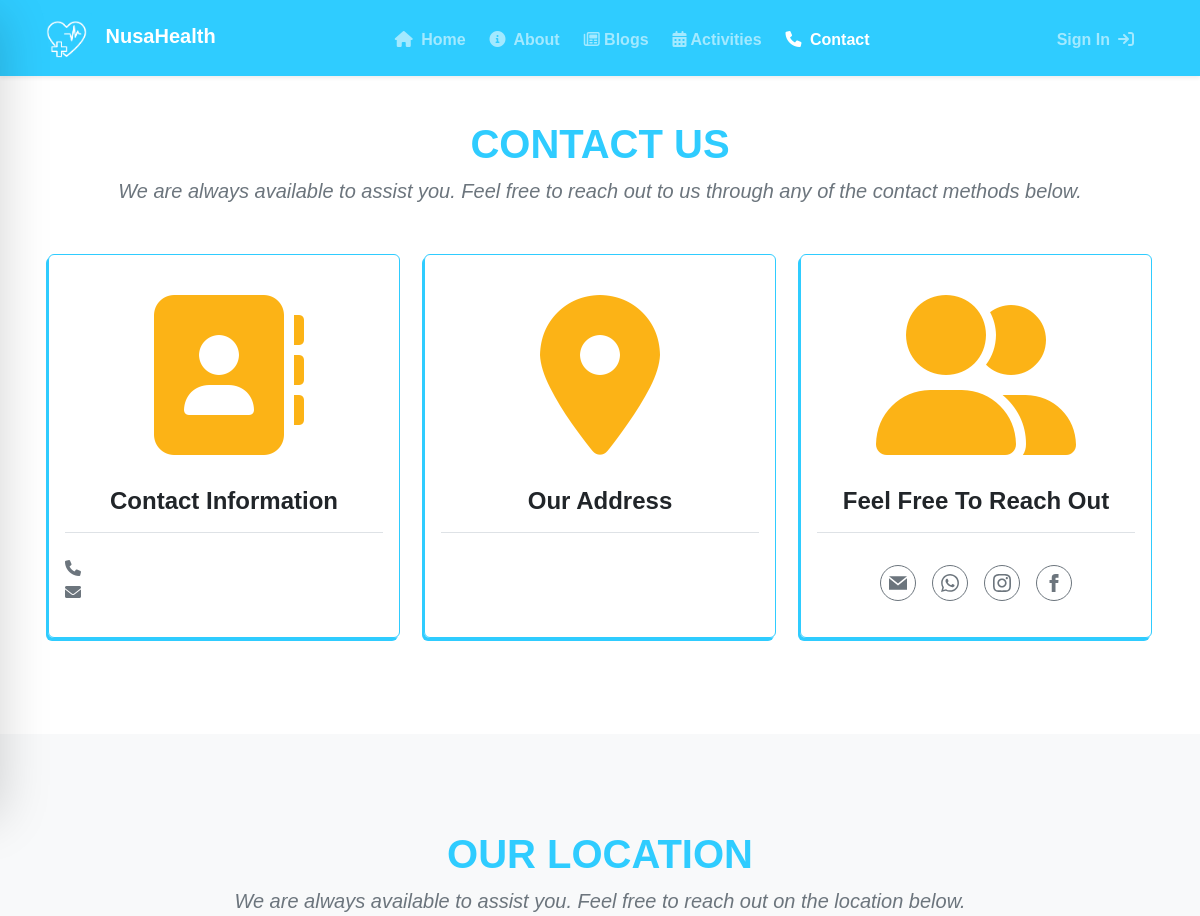
Before: /contact (upper part) with the older database file.
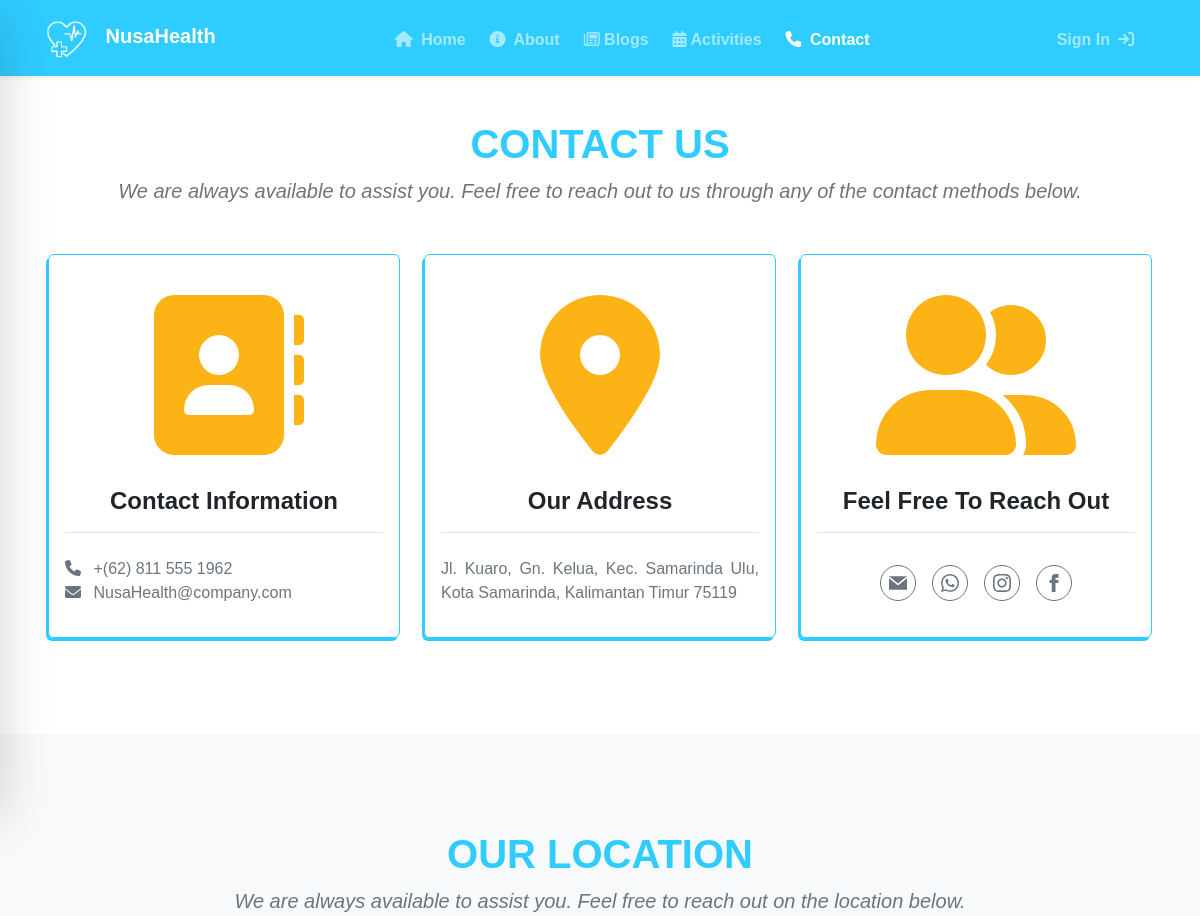
After: the same page with the newer database file.
### NusaHealthApp/models.py (models this page shows, shortened)
class ContactSection(models.Model):
    phone_number = models.CharField(max_length=50, help_text="Phone Number", blank=True, null=True)
    email = models.EmailField(max_length=100, help_text="Email", blank=True, null=True)
    address = models.TextField(help_text="Address", blank=True, null=True)
    whatsapp = models.CharField(max_length=50, help_text="Whatsapp", blank=True, null=True)
    instagram = models.CharField(max_length=50, help_text="Instagram", blank=True, null=True)
    facebook = models.CharField(max_length=50, help_text="Facebook", blank=True, null=True)

### NusaHealthApp/views.py (the view)
# urls.py: path('contact', views.Contact, name='contact'),
def Contact(request):
    logo_instance = Logo.objects.first()
    contact = ContactSection.objects.first()
    location = LocationSection.objects.first()
    context = {
        'section': 'contact',
        'logo': logo_instance,
        'contact': contact,
        'location': location
    }
    return render(request, 'Home/contact.html', context)

### NusaHealthApp/templates/Home/contact.html (shortened to what this page needs)
{% extends "base.html" %}
{% block content %}
<section id="contact-us" class="pb-5 pt-4">
    <div class="container py-5">
        <h1 class="text-center fw-bold text-primary">CONTACT US</h1>
        <p class="lead mb-5 text-secondary text-center">
            <i>We are always available to assist you. Feel free to reach out to us through any of the contact methods below.</i>
        </p>
        <div class="d-flex flex-wrap justify-content-center gap-4">
            <div class="text-dark border border-primary p-3 rounded shadow-btn btn" style="width: 22rem;">
                <div class="text-center py-4 text-warning">
                    <i class="fa-solid fa-address-book text-warning" style="font-size: 160px;"></i>
                </div>
                <h4 class="text-center border-bottom pt-2 pb-3 fw-semibold">Contact Information</h4>
                <ul class="list-unstyled pt-3 text-secondary" style="text-align: start;">
                    <li><i class="fas fa-phone me-2"></i> {{contact.phone_number}}</li>
                    <li><i class="fa-solid fa-envelope me-2"></i> {{contact.email}}</li>
                </ul>
            </div>
            <div class="text-dark border border-primary p-3 rounded shadow-btn btn" style="width: 22rem;">
                <div class="text-center py-4 text-warning">
                    <i class="fa-solid fa-location-dot text-warning" style="font-size: 160px;"></i>
                </div>
                <h4 class="text-center border-bottom pt-2 pb-3 fw-semibold">Our Address</h4>
                <p class="text-justify pt-3 text-secondary">{{contact.address}}</p>
            </div>
            <div class="text-dark border border-primary p-3 rounded shadow-btn btn" style="width: 22rem;">
                <div class="text-center py-4 text-warning">
                    <i class="fa-solid fa-user-group text-warning" style="font-size: 160px;"></i>
                </div>
                <h4 class="text-center border-bottom pt-2 pb-3 fw-semibold">Feel Free To Reach Out</h4>
                <div class="d-flex pt-4 flex-wrap justify-content-center gap-3">
                    <a href="mailto:{{contact.email}}" class="rounded-circle px-2 d-flex align-items-center py-2 btn btn-outline-secondary" style="width: 36px !important; height: 36px !important;">
                        <svg width="20" fill="currentcolor" viewBox="0 0 24 24">
                            <path d="M12 12.713l-11.985-9.713h23.97l-11.985 9.713zm0 2.574l-12-9.725v15.438h24v-15.438l-12 9.725z" />
                        </svg>
                    </a>
                    <a href="https://wa.me/{{contact.whatsapp}}" class="rounded-circle px-2 d-flex align-items-center py-2 btn btn-outline-secondary" style="width: 36px !important; height: 36px !important;">
                    </a>
                    <a href="https://www.instagram.com/{{contact.instagram}}" class="rounded-circle px-2 d-flex align-items-center py-2 btn btn-outline-secondary" style="width: 36px !important; height: 36px !important;">
                    </a>
                    <a href="https://www.facebook.com/{{contact.facebook}}" class="rounded-circle px-2 d-flex align-items-center py-2 btn btn-outline-secondary" style="width: 36px !important; height: 36px !important;">
                        <svg width="20" fill="currentcolor" viewBox="0 0 24 24">
                            <path d="M9 8h-3v4h3v12h5v-12h3.642l.358-4h-4v-1.667c0-.955.192-1.333 1.115-1.333h2.885v-5h-3.808c-3.596 0-5.192 1.583-5.192 4.615v3.385z" />
                        </svg>
                    </a>
                </div>
            </div>
        </div>
    </div>
</section>
<section id="location" class="py-5 bg-light">
    <div class="container py-5">
        <h1 class="text-center fw-bold text-primary">OUR LOCATION</h1>
        <p class="lead mb-5 text-secondary text-center">
            <i>We are always available to assist you. Feel free to reach out on the location below.</i>
        </p>
    </div>
</section>
{% endblock %}

Changed rows visible on the page:
added ContactSection: phone_number "+(62) 811 555 1962", email "NusaHealth@company.com", address "Jl. Kuaro, Gn. Kelua, Kec. Samarinda Ulu, Kota Samarinda, Kalimantan Timur 75119"
